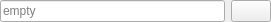
<?xml version="1.0" encoding="UTF-8"?>
<ui version="4.0">
 <class>NodeSelectorWidget</class>
 <widget class="QWidget" name="NodeSelectorWidget">
  <property name="geometry">
   <rect>
    <x>0</x>
    <y>0</y>
    <width>271</width>
    <height>22</height>
   </rect>
  </property>
  <property name="maximumSize">
   <size>
    <width>16777215</width>
    <height>22</height>
   </size>
  </property>
  <property name="windowTitle">
   <string>NodeSelectorWidget</string>
  </property>
  <layout class="QHBoxLayout" name="horizontalLayout">
   <property name="leftMargin">
    <number>0</number>
   </property>
   <property name="topMargin">
    <number>0</number>
   </property>
   <property name="rightMargin">
    <number>0</number>
   </property>
   <property name="bottomMargin">
    <number>0</number>
   </property>
   <item>
    <widget class="QLineEdit" name="m_NodeList">
     <property name="readOnly">
      <bool>true</bool>
     </property>
     <property name="placeholderText">
      <string>empty</string>
     </property>
    </widget>
   </item>
   <item>
    <widget class="QPushButton" name="m_SelectButton">
     <property name="maximumSize">
      <size>
       <width>16777215</width>
       <height>22</height>
      </size>
     </property>
     <property name="icon">
      <iconset resource="../Resources/resources.qrc">
       <normaloff>:/icons_16/network.png</normaloff>:/icons_16/network.png</iconset>
     </property>
    </widget>
   </item>
  </layout>
 </widget>
 <layoutdefault spacing="6" margin="11"/>
 <resources>
  <include location="../Resources/resources.qrc"/>
 </resources>
 <connections>
  <connection>
   <sender>m_SelectButton</sender>
   <signal>clicked()</signal>
   <receiver>NodeSelectorWidget</receiver>
   <slot>selectNodes()</slot>
   <hints>
    <hint type="sourcelabel">
     <x>256</x>
     <y>10</y>
    </hint>
    <hint type="destinationlabel">
     <x>135</x>
     <y>10</y>
    </hint>
   </hints>
  </connection>
 </connections>
 <slots>
  <slot>selectNodes()</slot>
 </slots>
</ui>
